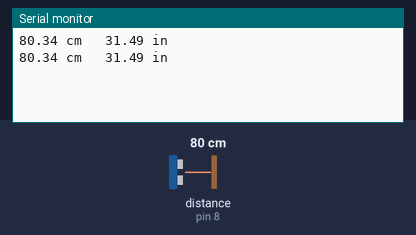
A sketch run on a simulated Arduino Uno, built with avr-gcc and run on an emulated ATmega328P. Parts: the last lines printed to the serial monitor. Wiring (inferred from the names in the program): ultrasonic range finder: trigger pin 7; echo pin 8. The test bench sets the inputs (shaded band); at power-on: distance to the obstacle (sensor on pin 8) 80 cm. The echo pulse lasts 58.3 µs per cm.

Above: at 1.8 s.
1.9 s: distance to the obstacle (sensor on pin 8) set to 2 cm
At 2.8 s:
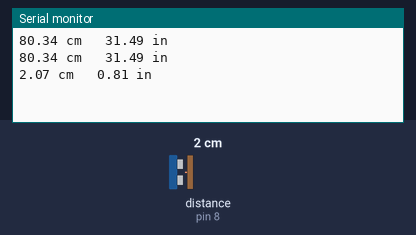
3.4 s: distance to the obstacle (sensor on pin 8) set to 4 cm
At 4.5 s:
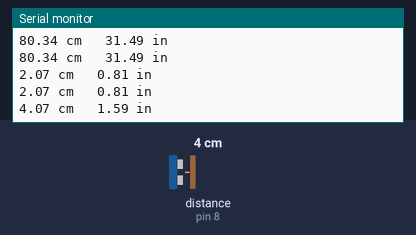
Timing chart, 0 to 6.4 s (numbered marks = the images above; inputs shaded):
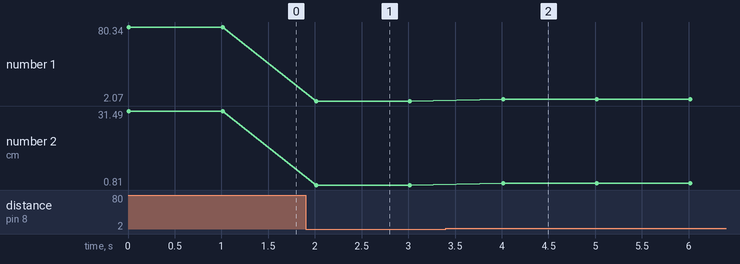

The sketch:

ultraSonicHC_SR04.ino
```cpp
#define TRIG_PIN 7
#define ECHO_PIN 8
#define MAX_DIST 23200

void setup() {
  pinMode(TRIG_PIN, OUTPUT);
  digitalWrite(TRIG_PIN, LOW);
  Serial.begin(9600);
}

void loop() {

  unsigned long t1;
  unsigned long t2;
  unsigned long pulse_width;
  float cm;
  float inches;

  // Hold the trigger pin high for at least 10 ms
  digitalWrite(TRIG_PIN, HIGH);
  delayMicroseconds(10);
  digitalWrite(TRIG_PIN, LOW);

  // Wait for pulse on echo pin
  while ( digitalRead(ECHO_PIN) == 0 );

  // Measure how long the echo pin was held high (pulse width)
  // Note: the micros() counter will overflow after ~70 min
  t1 = micros();
  while ( digitalRead(ECHO_PIN) == 1);
  t2 = micros();

  pulse_width = t2 - t1;
  cm = pulse_width / 58.0;
  inches = pulse_width / 148.0;

  if ( pulse_width > MAX_DIST )
    Serial.println("Out of range");
  else
  {
    Serial.print(cm);
    Serial.print(" cm \t");
    Serial.print(inches);
    Serial.println(" in");
  }

  delay(1000);
}
```

Measured:
- after the input at 1.9 s, the serial monitor: prints a new line after 0.11 s (image 1)
- after the input at 3.4 s, the serial monitor: prints a new line after 0.62 s (image 2)
- plotted number 1: 80.34 → 2.07 after the input at 1.9 s, 2.07 → 4.07 after the input at 3.4 s
- plotted number 2: 31.49 → 0.81 after the input at 1.9 s, 0.81 → 1.59 after the input at 3.4 s
